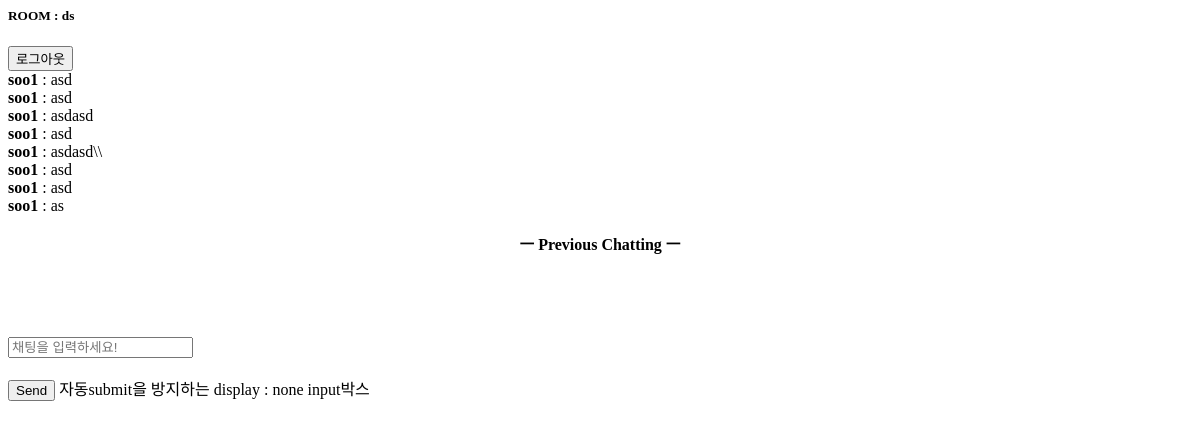
Before: /room_chat/ds/ with the older database file.
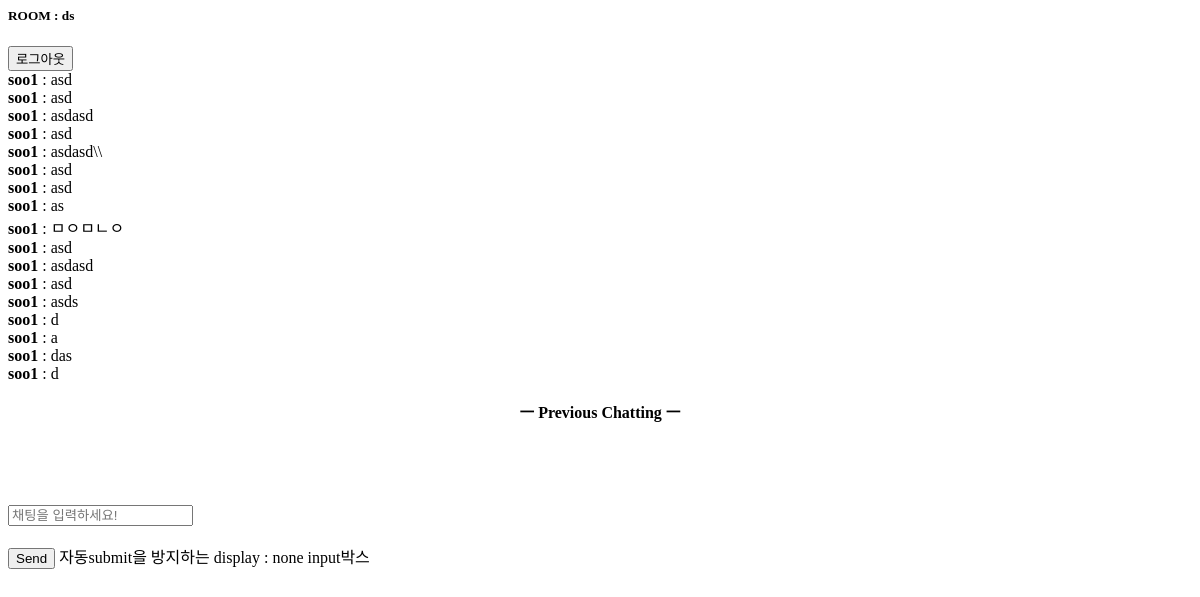
After: the same page with the newer database file.
### chats/models.py (models this page shows, shortened)
class ChatMessage(models.Model):
    user = models.ForeignKey(User, on_delete=models.CASCADE)
    room = models.ForeignKey(Room, on_delete=models.CASCADE, related_name="messages")
    content = models.TextField()

class User(AbstractBaseUser, PermissionsMixin):
    userID = models.CharField(max_length=50, unique = True)
    is_active = models.BooleanField(default=True)
    is_staff_user = models.BooleanField(default=False)
    is_superuser = models.BooleanField(default=False)
    objects = UserManger()
    USERNAME_FIELD = 'userID'
    class Meta:
        db_table = 'user'

### chats/views.py (the view)
# urls.py: path("room_chat/<str:name>/",room_chat,name = "room_chat"),
def room_chat(request, name):
    messages=ChatMessage.objects.filter(room=Room.objects.get(name=name))
    context = {
        'room_name' : name,
        'messages': messages,
        'room_name' : name,
    }
    return render(request, 'room_chat.html', context)

### templates/room_chat.html (shortened to what this page needs)
<div class="container">
    <div class="row d-flex justify-content-center">
        <div class="col-12">
            <div class="alert alert-info d-flex justify-content-between" role="alert">
                <h5>ROOM : {{room_name}}</h5>
                <a href="/accounts/logout/">
                <button type="button" class="btn btn-light">로그아웃</button>
                </a>
            </div>
            <form>
                <div class="form-group" id="scrollContainer"  style="max-height:25rem; overflow-y: scroll;">
                    <div class="jumbotron" id="chatbox" style="padding:2rem 0; margin-bottom: -2rem;">
                    {% if messages %}
                    {% for message in messages %}
                        <b>{{ message.user.userID }}</b> : {{ message.content }}<br>
                        {% endfor %}
                        <div class="previousChatting" style=" display:flex; justify-content:center;">
                        <p style="color: black; font-weight: bold; font-family: serif;"> ㅡ Previous Chatting ㅡ</p>
                        </div>
                    </div><div id="inner_chatbox"></div>
                </div>
                {% else %}
                <div class="jumbotron" id="chatbox"></div>
                <b>아직 메세지가 없습니다~</b>
                    {% endif %}
                </div>
                <br/>
                <div class="form-group" style="width: 100%;">
                    <input class="form-control" placeholder="채팅을 입력하세요!" id="my_input" type="text" required></br>
                </div>
                <br/>
                <input class="btn btn-primary btn-lg btn-block" id="submit_button" type="button" value="Send">
                자동submit을 방지하는 display : none input박스
        </div>
    </div>

Changed rows visible on the page:
added ChatMessage: user.userID "soo1", content "ㅁㅇㅁㄴㅇ"
added ChatMessage: user.userID "soo1", content "asd"
added ChatMessage: user.userID "soo1", content "asdasd"
added ChatMessage: user.userID "soo1", content "asd"
added ChatMessage: user.userID "soo1", content "asds"
added ChatMessage: user.userID "soo1", content "d"
added ChatMessage: user.userID "soo1", content "a"
added ChatMessage: user.userID "soo1", content "das"
added ChatMessage: user.userID "soo1", content "d"
